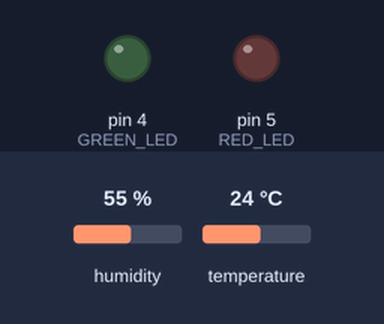
The sketch below on a simulated Arduino Uno, built with avr-gcc and run on an emulated ATmega328P. Parts: output pins drawn as LEDs (lit = HIGH). The test bench sets the inputs (shaded band); at power-on: humidity 55 %, temperature 24 °C. The local clock reads 2024-03-15 10:24:30 at power-on unless the sketch sets it; storage starts empty; what the sketch prints to the serial monitor is not drawn.

Above: at 4.2 s.
Timing chart, 0 to 19.8 s (numbered marks = the images above):
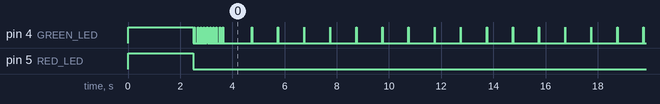

Measured:
- by itself, everything shown: repeats every 14.0 s, in 28 steps

The sketch:

DHT22_SD_Recorder.ino
```cpp
/*
  Code adapted initially from here by Raphaël BOICHOT, january 2023, use at your own risk
  https://microcontrollerslab.com/dht22-data-logger-arduino-micro-sd-card/
  to be used with the following libraries:
  https://github.com/adafruit/DHT-sensor-library
  https://github.com/adafruit/RTClib
------------------------------------------------------------------------------------------------------
  pinout Arduino to SD   |  Arduino to DHT22   |    Arduino to LEDS        |   Arduino to RTC (DS3231)
  GND<->GND              |  GND<->GND          |    GND<->led cathodes     |   A4 or SDA<->SCL
  +5V<->+5V              |  +5V<->VCC          |    D4<->green led anode   |   A5 or SCL<->SDA
  D10<->CS               |  D2<->DAT           |    D5<->red led anode     |   GND<->GND
  D11<->MOSI             |                     |                           |   +5V<->VCC
  D12<->MISO             |                     |                           |   SQW not connected
  D13<->SCK              |                     |                           |   32K not connected
-------------------------------------------------------------------------------------------------------
 */
#include "SD.h"
#include <SPI.h>
#include "DHT.h"
#include <Wire.h>
#include <RTClib.h>  //https://github.com/adafruit/RTClib

RTC_DS3231 rtc;  //SDA and SCL pins, or D4 and D5 (same)
#define DHTPIN 2
#define DHTTYPE DHT22
DHT dht(DHTPIN, DHTTYPE);
File myFile;

int RED_LED = 5;
int GREEN_LED = 4;
int CHIP_SELECT = 10;        //may be different if you use a SD shield (generally 4 or 6 if not 10)
unsigned long delay_s = 60;  //enter delay between measurements in seconds here.
unsigned long preceding_time, preceding_timeLED;
//The time constant of the sensor itself is about 2-3 minutes
int def_LED;
String Temperature, Humidity, Data;

void setup() {
  pinMode(RED_LED, OUTPUT);
  pinMode(GREEN_LED, OUTPUT);
  Serial.begin(115200);
  while (!Serial)
    ;
  Serial.println(F("// By Raphaël BOICHOT, March 2024"));
  Serial.println(F("// This program comes with ABSOLUTELY NO WARRANTY;"));
  Serial.println(F("// This is free software, and you are welcome to redistribute it"));
  digitalWrite(RED_LED, 1);
  digitalWrite(GREEN_LED, 1);
  delay(2500);
  digitalWrite(RED_LED, 0);
  digitalWrite(GREEN_LED, 0);

  def_LED = GREEN_LED;
  Serial.println(F("// Initializing DHT22 sensor..."));
  dht.begin();
  if (isnan(dht.readTemperature()) || isnan(dht.readHumidity())) {
    Serial.println(F("// DHT22 Sensor not working !"));
    def_LED = RED_LED;
  }

  Serial.println(F("// Initializing SD card..."));
  if (!SD.begin(CHIP_SELECT)) {
    Serial.println(F("// SD initialization failed !"));
    def_LED = RED_LED;
  } else {
    Serial.println(F("// SD initialization OK !"));
    Data = F("The device has restarted following a power cut");  //this is just to detect reboot or loss of power during acquisition
    myFile = SD.open("data.txt", FILE_WRITE);
    Serial.println(F("// Writing power down marker to data.txt..."));
    myFile.println(Data);
    myFile.close();
  }

  Serial.println(F("// Initializing RTC module..."));
  if (!rtc.begin()) {
    Serial.println(F("// RTC module not responding !"));
    def_LED = RED_LED;
  }

  for (int j = 0; j < 10; j++) {
    digitalWrite(def_LED, 1);
    delay(20);
    digitalWrite(def_LED, 0);
    delay(100);
  }
  preceding_time = millis();
  preceding_timeLED = millis();
}

void loop() {
  while (1) {

    if ((millis() - preceding_timeLED) >= (1000)) {  //just to indicate that the device is running
      preceding_timeLED = millis();
      digitalWrite(def_LED, 1);
      delay(10);
      digitalWrite(def_LED, 0);
    }

    if ((millis() - preceding_time) >= (delay_s * 1000)) {  //measure temperature once evey delay_s seconds
      preceding_time = millis();
      if (isnan(dht.readTemperature()) || isnan(dht.readHumidity())) {
        Serial.println(F("// DHT22 Sensor not working !"));
        def_LED = RED_LED;
      } else {
        data_logging();
      }
      break;
    }
  }
}

void data_logging() {
  String Temperature = String(dht.readTemperature(), 2);
  String Humidity = String(dht.readHumidity(), 2);
  if (!rtc.begin()) {
    Serial.println(F("// RTC module not responding !"));
    def_LED = RED_LED;
  }
  DateTime date = rtc.now();
  // this part was made with ChatGPT
  char formattedDate[20];  // Table to store the formatted date
  // Date format YYYY-MM-DD HH:MM:SS
  sprintf(formattedDate, "%04d-%02d-%02d %02d:%02d:%02d", date.year(), date.month(), date.day(), date.hour(), date.minute(), date.second());
  // end of part made with ChatGPT
  Data = "Temperature: " + Temperature + " Humidity: " + Humidity + " Date/Time: ";
  Data = Data + formattedDate;

  Serial.println(Data);
  if (!SD.begin(CHIP_SELECT)) {
    Serial.println(F("// Writing failed, card not connected !"));
    def_LED = RED_LED;
    digitalWrite(def_LED, 1);
    delay(200);
    digitalWrite(def_LED, 0);
  } else {
    myFile = SD.open("data.txt", FILE_WRITE);
    def_LED = GREEN_LED;
    digitalWrite(def_LED, 1);
    delay(200);
    digitalWrite(def_LED, 0);
    myFile.println(Data);
    myFile.close();
  }
}
```
